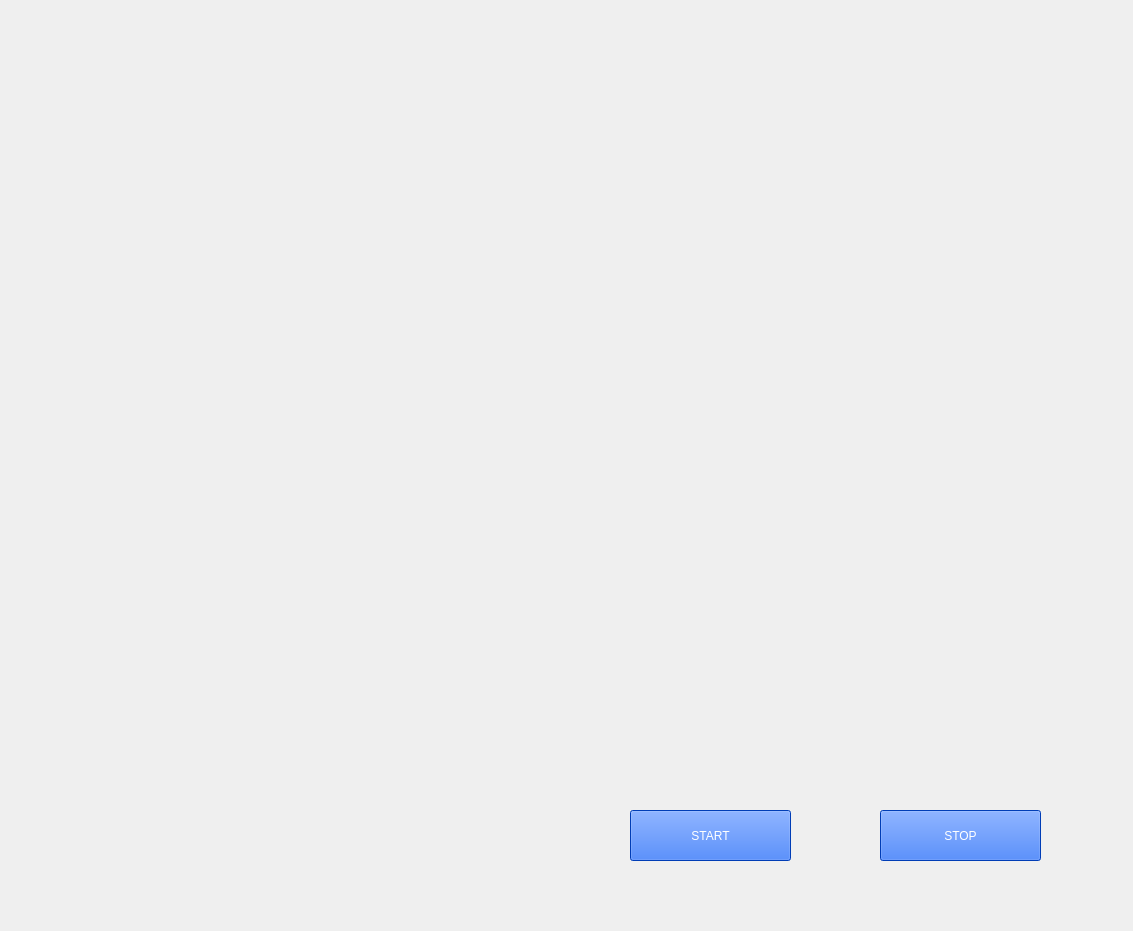
<?xml version="1.0" encoding="UTF-8"?>
<ui version="4.0">
 <class>FridayAI</class>
 <widget class="QMainWindow" name="FridayAI">
  <property name="geometry">
   <rect>
    <x>0</x>
    <y>0</y>
    <width>1133</width>
    <height>931</height>
   </rect>
  </property>
  <property name="windowTitle">
   <string>MainWindow</string>
  </property>
  <widget class="QWidget" name="centralwidget">
   <widget class="QLabel" name="bg">
    <property name="geometry">
     <rect>
      <x>0</x>
      <y>-10</y>
      <width>1851</width>
      <height>951</height>
     </rect>
    </property>
    <property name="text">
     <string/>
    </property>
    <property name="pixmap">
     <pixmap>C:/Users/Universe/OneDrive/Desktop/friday ui/Black_Template.jpg</pixmap>
    </property>
    <property name="scaledContents">
     <bool>true</bool>
    </property>
   </widget>
   <widget class="QLabel" name="aiHead">
    <property name="geometry">
     <rect>
      <x>430</x>
      <y>-30</y>
      <width>711</width>
      <height>551</height>
     </rect>
    </property>
    <property name="text">
     <string/>
    </property>
    <property name="pixmap">
     <pixmap>C:/Users/Universe/OneDrive/Desktop/friday ui/12e8a6a547e317524121f7a5d6084036.gif</pixmap>
    </property>
   </widget>
   <widget class="QLabel" name="SmAi">
    <property name="geometry">
     <rect>
      <x>-180</x>
      <y>200</y>
      <width>551</width>
      <height>341</height>
     </rect>
    </property>
    <property name="text">
     <string/>
    </property>
    <property name="pixmap">
     <pixmap>C:/Users/Universe/OneDrive/Desktop/friday ui/74bc5c25eb8a960229f43545854aabdd.gif</pixmap>
    </property>
   </widget>
   <widget class="QLabel" name="SysIn">
    <property name="geometry">
     <rect>
      <x>20</x>
      <y>10</y>
      <width>511</width>
      <height>191</height>
     </rect>
    </property>
    <property name="text">
     <string/>
    </property>
    <property name="pixmap">
     <pixmap>C:/Users/Universe/OneDrive/Desktop/friday ui/cde221_b8f333ccd4544b83a5477433220d0fc7_mv2.gif</pixmap>
    </property>
   </widget>
   <widget class="QLabel" name="dataAi">
    <property name="geometry">
     <rect>
      <x>40</x>
      <y>640</y>
      <width>431</width>
      <height>211</height>
     </rect>
    </property>
    <property name="text">
     <string/>
    </property>
    <property name="pixmap">
     <pixmap>C:/Users/Universe/OneDrive/Desktop/friday ui/giphy.gif</pixmap>
    </property>
   </widget>
   <widget class="QPushButton" name="StartBtn">
    <property name="geometry">
     <rect>
      <x>630</x>
      <y>810</y>
      <width>161</width>
      <height>51</height>
     </rect>
    </property>
    <property name="styleSheet">
     <string notr="true">color: rgb(255, 255, 255);
font: 20pt &quot;Modern No. 20&quot;;
background-color: rgb(0, 85, 255);</string>
    </property>
    <property name="text">
     <string>START</string>
    </property>
   </widget>
   <widget class="QPushButton" name="StopBtn">
    <property name="geometry">
     <rect>
      <x>880</x>
      <y>810</y>
      <width>161</width>
      <height>51</height>
     </rect>
    </property>
    <property name="styleSheet">
     <string notr="true">color: rgb(255, 255, 255);
font: 20pt &quot;Modern No. 20&quot;;
background-color: rgb(0, 85, 255);</string>
    </property>
    <property name="text">
     <string>STOP</string>
    </property>
   </widget>
   <widget class="QLabel" name="waveai">
    <property name="geometry">
     <rect>
      <x>420</x>
      <y>500</y>
      <width>801</width>
      <height>201</height>
     </rect>
    </property>
    <property name="text">
     <string/>
    </property>
    <property name="pixmap">
     <pixmap>C:/Users/Universe/OneDrive/Desktop/friday ui/1d735ad8eee8350adc96d50e1421ee6d.gif</pixmap>
    </property>
   </widget>
  </widget>
 </widget>
 <resources/>
 <connections/>
</ui>
